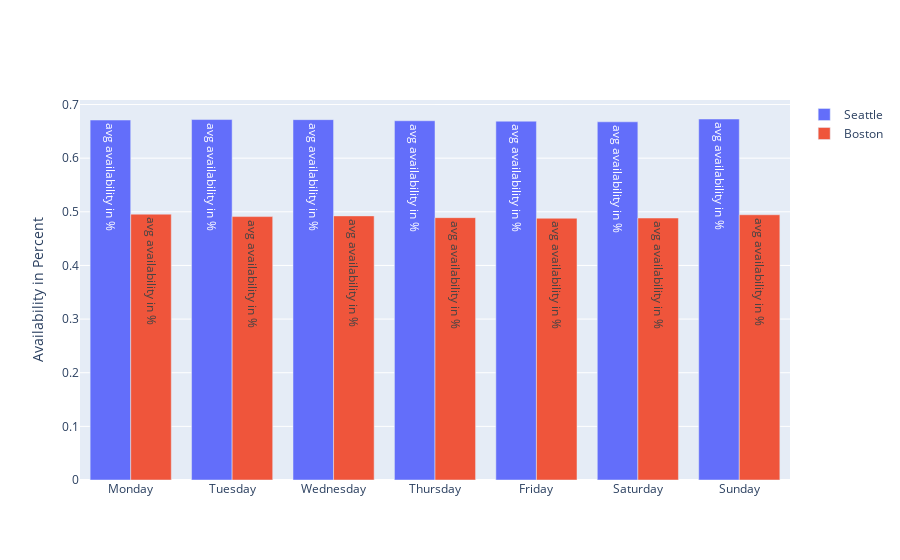

This figure's notebook cell:
### Markdown cell above
The second availability plot shows the average availability of the listings by month. In general, the average listing vacancies in Seattle is significantly higher than in Boston. Seattle has lowest listings vacancies in January and highest listings vacancies in December. The average availability in Boston is mostly at about 55 to 65 percent throughout the whole period. We can also identify low vacancies in September and October 2016, the availability is at 30-40 percent in these two months.

### Code cell
avail_wd = df[["weekday","city","available"]].groupby(["weekday","city"]).available.mean().reset_index()
avail_wd.weekday.replace({6:"Sunday",0:"Monday",1:"Tuesday",2:"Wednesday",3:"Thursday",4:"Friday",5:"Saturday"},inplace=True)
sea_avail_wd = avail_wd[avail_wd["city"] =="Seattle"]
bos_avail_wd = avail_wd[avail_wd["city"] =="Boston"]

avail_weekday = go.Figure()
avail_weekday.add_trace(go.Bar(x=sea_avail_wd.weekday, y=sea_avail_wd.available,name="Seattle", text="avg availability in %"))
avail_weekday.add_trace(go.Bar(x=bos_avail_wd.weekday, y=bos_avail_wd.available,name="Boston", text="avg availability in %"))           
avail_weekday.update_layout(yaxis_title="Availability in Percent")

avail_weekday.show()

### Figure 1 — Plotly figure (JSON) as saved in the notebook; plotly's stock layout.template omitted (floating-point values rounded to 4 significant figures)
{"data": [{"name": "Seattle", "text": "avg availability in %", "type": "bar", "x": ["Monday", "Tuesday", "Wednesday", "Thursday", "Friday", "Saturday", "Sunday"], "y": [0.6711, 0.672, 0.6718, 0.6697, 0.6689, 0.6678, 0.673]}, {"name": "Boston", "text": "avg availability in %", "type": "bar", "x": ["Monday", "Tuesday", "Wednesday", "Thursday", "Friday", "Saturday", "Sunday"], "y": [0.4956, 0.4911, 0.4924, 0.4891, 0.488, 0.4884, 0.4945]}], "layout": {"yaxis": {"title": {"text": "Availability in Percent"}}}}
